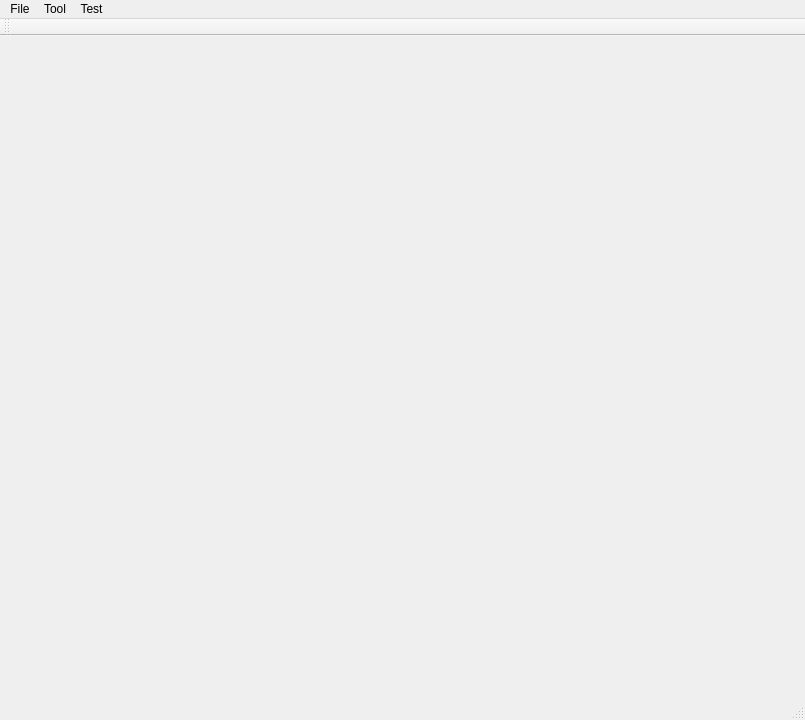
<?xml version="1.0" encoding="UTF-8"?>
<ui version="4.0">
 <class>MainWindowClass</class>
 <widget class="QMainWindow" name="MainWindowClass">
  <property name="geometry">
   <rect>
    <x>0</x>
    <y>0</y>
    <width>805</width>
    <height>720</height>
   </rect>
  </property>
  <property name="windowTitle">
   <string>Efficient RANSAC 2D</string>
  </property>
  <widget class="QWidget" name="centralWidget"/>
  <widget class="QMenuBar" name="menuBar">
   <property name="geometry">
    <rect>
     <x>0</x>
     <y>0</y>
     <width>805</width>
     <height>21</height>
    </rect>
   </property>
   <widget class="QMenu" name="menuFile">
    <property name="title">
     <string>File</string>
    </property>
    <addaction name="actionOpen"/>
    <addaction name="actionSave"/>
    <addaction name="separator"/>
    <addaction name="actionExit"/>
   </widget>
   <widget class="QMenu" name="menuTool">
    <property name="title">
     <string>Tool</string>
    </property>
    <addaction name="actionDetectCurves"/>
    <addaction name="actionDetectLines"/>
    <addaction name="actionRightAngle"/>
    <addaction name="actionDetectSymmetryLine"/>
    <addaction name="separator"/>
    <addaction name="actionDetectCurvesLines"/>
    <addaction name="separator"/>
    <addaction name="actionGenerateContours"/>
   </widget>
   <widget class="QMenu" name="menuTest">
    <property name="title">
     <string>Test</string>
    </property>
    <addaction name="actionBatchFiles"/>
    <addaction name="actionReflection"/>
    <addaction name="actionLayers"/>
    <addaction name="actionCombineImages"/>
    <addaction name="actionMulti_Runs"/>
   </widget>
   <addaction name="menuFile"/>
   <addaction name="menuTool"/>
   <addaction name="menuTest"/>
  </widget>
  <widget class="QToolBar" name="mainToolBar">
   <attribute name="toolBarArea">
    <enum>TopToolBarArea</enum>
   </attribute>
   <attribute name="toolBarBreak">
    <bool>false</bool>
   </attribute>
  </widget>
  <widget class="QStatusBar" name="statusBar"/>
  <action name="actionExit">
   <property name="text">
    <string>Exit</string>
   </property>
  </action>
  <action name="actionOpen">
   <property name="icon">
    <iconset>
     <normaloff>Resources/open.png</normaloff>Resources/open.png</iconset>
   </property>
   <property name="text">
    <string>Open</string>
   </property>
   <property name="shortcut">
    <string>Ctrl+O</string>
   </property>
  </action>
  <action name="actionDetectContours">
   <property name="text">
    <string>Detect Contours</string>
   </property>
  </action>
  <action name="actionDetectCurves">
   <property name="text">
    <string>Detect Curves</string>
   </property>
  </action>
  <action name="actionDetectLines">
   <property name="text">
    <string>Detect Lines</string>
   </property>
  </action>
  <action name="actionDetectCurvesLines">
   <property name="text">
    <string>Detect Curves/Lines</string>
   </property>
  </action>
  <action name="actionSave">
   <property name="icon">
    <iconset>
     <normaloff>Resources/save.png</normaloff>Resources/save.png</iconset>
   </property>
   <property name="text">
    <string>Save</string>
   </property>
  </action>
  <action name="actionGenerateContours">
   <property name="icon">
    <iconset>
     <normaloff>Resources/contour.png</normaloff>Resources/contour.png</iconset>
   </property>
   <property name="text">
    <string>Generate Contours</string>
   </property>
  </action>
  <action name="actionRightAngle">
   <property name="text">
    <string>Right Angle</string>
   </property>
  </action>
  <action name="actionDetectCurvesLinesWithRA">
   <property name="text">
    <string>Detect Curves/Lines with RA</string>
   </property>
  </action>
  <action name="actionBatchFiles">
   <property name="text">
    <string>Batch Files</string>
   </property>
  </action>
  <action name="actionReflection">
   <property name="text">
    <string>Reflection</string>
   </property>
  </action>
  <action name="actionDetectSymmetryLine">
   <property name="text">
    <string>Detect Symmetry Line</string>
   </property>
  </action>
  <action name="actionLayers">
   <property name="text">
    <string>Use Layers</string>
   </property>
  </action>
  <action name="actionCombineImages">
   <property name="text">
    <string>Combine images</string>
   </property>
  </action>
  <action name="actionMulti_Runs">
   <property name="text">
    <string>Multiple Runs</string>
   </property>
  </action>
 </widget>
 <layoutdefault spacing="6" margin="11"/>
 <resources>
  <include location="MainWindow.qrc"/>
 </resources>
 <connections/>
</ui>
